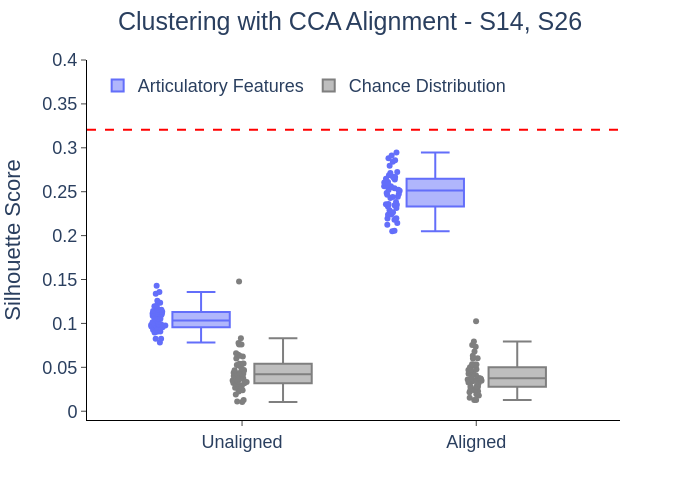

Notebook source saved alongside this figure:
### Code cell
fig = px.box(cross_score_df, color='Condition', y="Silhouette (t-SNE)", x='Data', points='all', width=700, height=500, color_discrete_sequence=[px_colors[0], '#7F7F7F'])
fig.add_hline(y=ps_score_df['Silhouette (t-SNE)'].mean(), line_dash='dash', line_color='red')
fig.update_layout(
    plot_bgcolor='white',
    legend=dict(
        orientation='h',
        yanchor='top',
        y=0.98,
        xanchor='left',
        x=0.02,
        title_text=''
    ),
    title_text=f'Clustering with CCA Alignment - {", ".join(pts)}',
    title_x=0.5,
    font=dict(size=18, family='Arial')
)
fig.update_xaxes(
    title='',
    mirror=False,
    ticks='outside',
    showline=True,
    linecolor='black',
    showgrid=False,
)
fig.update_yaxes(
    title='Silhouette Score',
    mirror=False,
    ticks='outside',
    showline=True,
    linecolor='black',
    showgrid=False,
    range=[-0.01, 0.4]
)

fig.show()

### Figure 1 — Plotly figure (JSON) as saved in the notebook; plotly's stock layout.template omitted (floating-point values rounded to 4 significant figures)
{"data": [{"alignmentgroup": "True", "boxpoints": "all", "hovertemplate": "Condition=Articulatory Features<br>Data=%{x}<br>Silhouette (t-SNE)=%{y}<extra></extra>", "legendgroup": "Articulatory Features", "marker": {"color": "#636EFA"}, "name": "Articulatory Features", "notched": false, "offsetgroup": "Articulatory Features", "orientation": "v", "showlegend": true, "type": "box", "x": ["Unaligned", "Unaligned", "Unaligned", "Unaligned", "Unaligned", "Unaligned", "Unaligned", "Unaligned", "Unaligned", "Unaligned", "Unaligned", "Unaligned", "Unaligned", "Unaligned", "Unaligned", "Unaligned", "Unaligned", "Unaligned", "Unaligned", "Unaligned", "Unaligned", "Unaligned", "Unaligned", "Unaligned", "Unaligned", "Unaligned", "Unaligned", "Unaligned", "Unaligned", "Unaligned", "Unaligned", "Unaligned", "Unaligned", "Unaligned", "Unaligned", "Unaligned", "Unaligned", "Unaligned", "Unaligned", "Unaligned", "Unaligned", "Unaligned", "Unaligned", "Unaligned", "Unaligned", "Unaligned", "Unaligned", "Unaligned", "Unaligned", "Unaligned", "Aligned", "Aligned", "Aligned", "Aligned", "Aligned", "Aligned", "Aligned", "Aligned", "Aligned", "Aligned", "Aligned", "Aligned", "Aligned", "Aligned", "Aligned", "Aligned", "Aligned", "Aligned", "Aligned", "Aligned", "Aligned", "Aligned", "Aligned", "Aligned", "Aligned", "Aligned", "Aligned", "Aligned", "Aligned", "Aligned", "Aligned", "Aligned", "Aligned", "Aligned", "Aligned", "Aligned", "Aligned", "Aligned", "Aligned", "Aligned", "Aligned", "Aligned", "Aligned", "Aligned", "Aligned", "Aligned", "Aligned", "Aligned", "Aligned", "Aligned"], "x0": " ", "xaxis": "x", "y": [0.09567, 0.1131, 0.09194, 0.09793, 0.09961, 0.1114, 0.09283, 0.08962, 0.09226, 0.09467, 0.1237, 0.1113, 0.1021, 0.09127, 0.1045, 0.1257, 0.1133, 0.09639, 0.09815, 0.1125, 0.09052, 0.1358, 0.1179, 0.0955, 0.1113, 0.1129, 0.0907, 0.09886, 0.1428, 0.1099, 0.1054, 0.09707, 0.1196, 0.07821, 0.09876, 0.1155, 0.1012, 0.08245, 0.1059, 0.1087, 0.09919, 0.1337, 0.1113, 0.1142, 0.09761, 0.1056, 0.1004, 0.116, 0.08265, 0.1202, 0.2511, 0.2358, 0.2582, 0.2913, 0.2947, 0.2346, 0.2196, 0.2443, 0.2382, 0.2145, 0.2859, 0.2712, 0.2523, 0.2686, 0.2473, 0.2561, 0.2428, 0.2486, 0.2241, 0.205, 0.2359, 0.26, 0.2725, 0.2267, 0.2572, 0.2333, 0.254, 0.2237, 0.2199, 0.2649, 0.2605, 0.2796, 0.267, 0.264, 0.2655, 0.2882, 0.2842, 0.229, 0.2125, 0.2055, 0.2668, 0.2439, 0.2314, 0.2353, 0.2612, 0.2561, 0.2466, 0.2518, 0.2551, 0.218], "y0": " ", "yaxis": "y"}, {"alignmentgroup": "True", "boxpoints": "all", "hovertemplate": "Condition=Chance Distribution<br>Data=%{x}<br>Silhouette (t-SNE)=%{y}<extra></extra>", "legendgroup": "Chance Distribution", "marker": {"color": "#7F7F7F"}, "name": "Chance Distribution", "notched": false, "offsetgroup": "Chance Distribution", "orientation": "v", "showlegend": true, "type": "box", "x": ["Unaligned", "Unaligned", "Unaligned", "Unaligned", "Unaligned", "Unaligned", "Unaligned", "Unaligned", "Unaligned", "Unaligned", "Unaligned", "Unaligned", "Unaligned", "Unaligned", "Unaligned", "Unaligned", "Unaligned", "Unaligned", "Unaligned", "Unaligned", "Unaligned", "Unaligned", "Unaligned", "Unaligned", "Unaligned", "Unaligned", "Unaligned", "Unaligned", "Unaligned", "Unaligned", "Unaligned", "Unaligned", "Unaligned", "Unaligned", "Unaligned", "Unaligned", "Unaligned", "Unaligned", "Unaligned", "Unaligned", "Unaligned", "Unaligned", "Unaligned", "Unaligned", "Unaligned", "Unaligned", "Unaligned", "Unaligned", "Unaligned", "Unaligned", "Aligned", "Aligned", "Aligned", "Aligned", "Aligned", "Aligned", "Aligned", "Aligned", "Aligned", "Aligned", "Aligned", "Aligned", "Aligned", "Aligned", "Aligned", "Aligned", "Aligned", "Aligned", "Aligned", "Aligned", "Aligned", "Aligned", "Aligned", "Aligned", "Aligned", "Aligned", "Aligned", "Aligned", "Aligned", "Aligned", "Aligned", "Aligned", "Aligned", "Aligned", "Aligned", "Aligned", "Aligned", "Aligned", "Aligned", "Aligned", "Aligned", "Aligned", "Aligned", "Aligned", "Aligned", "Aligned", "Aligned", "Aligned", "Aligned", "Aligned"], "x0": " ", "xaxis": "x", "y": [0.02529, 0.03225, 0.06005, 0.05431, 0.04686, 0.03494, 0.04366, 0.04611, 0.03767, 0.03096, 0.03762, 0.04221, 0.04266, 0.04868, 0.06435, 0.01276, 0.02555, 0.03543, 0.07645, 0.07595, 0.05198, 0.042, 0.03383, 0.04386, 0.01097, 0.04344, 0.06614, 0.03331, 0.05251, 0.05412, 0.0468, 0.02376, 0.08316, 0.01061, 0.05411, 0.03658, 0.03796, 0.02242, 0.07767, 0.02935, 0.02686, 0.06312, 0.04008, 0.03284, 0.03172, 0.06228, 0.02469, 0.01914, 0.1477, 0.07606, 0.04388, 0.03363, 0.04529, 0.03751, 0.028, 0.02453, 0.06799, 0.02819, 0.04217, 0.018, 0.04091, 0.1023, 0.0534, 0.03401, 0.02403, 0.02285, 0.01274, 0.05157, 0.04538, 0.01925, 0.05018, 0.06035, 0.02155, 0.03469, 0.06, 0.03464, 0.04279, 0.03626, 0.02524, 0.07529, 0.04679, 0.04768, 0.03291, 0.03735, 0.02774, 0.01281, 0.0472, 0.05317, 0.07338, 0.07952, 0.03617, 0.0632, 0.03626, 0.04701, 0.03159, 0.03785, 0.05319, 0.02416, 0.03278, 0.01521], "y0": " ", "yaxis": "y"}], "layout": {"boxmode": "group", "font": {"family": "Arial", "size": 18}, "height": 500, "legend": {"orientation": "h", "title": {"text": ""}, "tracegroupgap": 0, "x": 0.02, "xanchor": "left", "y": 0.98, "yanchor": "top"}, "margin": {"t": 60}, "plot_bgcolor": "white", "shapes": [{"line": {"color": "red", "dash": "dash"}, "type": "line", "x0": 0, "x1": 1, "xref": "x domain", "y0": 0.3206, "y1": 0.3206, "yref": "y"}], "title": {"text": "Clustering with CCA Alignment - S14, S26", "x": 0.5}, "width": 700, "xaxis": {"anchor": "y", "domain": [0, 1], "linecolor": "black", "mirror": false, "showgrid": false, "showline": true, "ticks": "outside", "title": {"text": ""}}, "yaxis": {"anchor": "x", "domain": [0, 1], "linecolor": "black", "mirror": false, "range": [-0.01, 0.4], "showgrid": false, "showline": true, "ticks": "outside", "title": {"text": "Silhouette Score"}}}}
